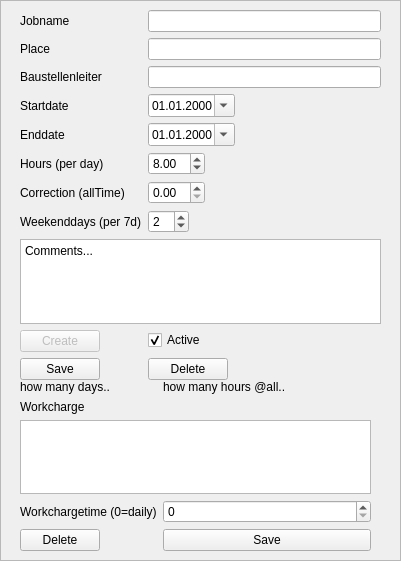
       <widget class="QFrame" name="frame_6">
        <property name="geometry">
         <rect>
          <x>510</x>
          <y>0</y>
          <width>401</width>
          <height>561</height>
         </rect>
        </property>
        <property name="frameShape">
         <enum>QFrame::StyledPanel</enum>
        </property>
        <property name="frameShadow">
         <enum>QFrame::Raised</enum>
        </property>
        <widget class="QWidget" name="formLayoutWidget">
         <property name="geometry">
          <rect>
           <x>20</x>
           <y>10</y>
           <width>361</width>
           <height>370</height>
          </rect>
         </property>
         <layout class="QFormLayout" name="formLayout">
          <property name="fieldGrowthPolicy">
           <enum>QFormLayout::ExpandingFieldsGrow</enum>
          </property>
          <property name="labelAlignment">
           <set>Qt::AlignLeading|Qt::AlignLeft|Qt::AlignVCenter</set>
          </property>
          <item row="0" column="0">
           <widget class="QLabel" name="label_5">
            <property name="text">
             <string>Jobname</string>
            </property>
           </widget>
          </item>
          <item row="0" column="1">
           <widget class="QLineEdit" name="jobname"/>
          </item>
          <item row="1" column="0">
           <widget class="QLabel" name="label_6">
            <property name="text">
             <string>Place</string>
            </property>
           </widget>
          </item>
          <item row="1" column="1">
           <widget class="QLineEdit" name="jobplace"/>
          </item>
          <item row="2" column="0">
           <widget class="QLabel" name="label_7">
            <property name="text">
             <string>Baustellenleiter</string>
            </property>
           </widget>
          </item>
          <item row="2" column="1">
           <widget class="QLineEdit" name="baustellenleiter"/>
          </item>
          <item row="3" column="0">
           <widget class="QLabel" name="label_13">
            <property name="text">
             <string>Startdate</string>
            </property>
           </widget>
          </item>
          <item row="3" column="1">
           <widget class="QDateEdit" name="startdate">
            <property name="displayFormat">
             <string>dd.MM.yyyy</string>
            </property>
            <property name="calendarPopup">
             <bool>true</bool>
            </property>
           </widget>
          </item>
          <item row="4" column="0">
           <widget class="QLabel" name="label_14">
            <property name="text">
             <string>Enddate</string>
            </property>
           </widget>
          </item>
          <item row="4" column="1">
           <widget class="QDateEdit" name="enddate">
            <property name="displayFormat">
             <string>dd.MM.yyyy</string>
            </property>
            <property name="calendarPopup">
             <bool>true</bool>
            </property>
           </widget>
          </item>
          <item row="5" column="0">
           <widget class="QLabel" name="label_9">
            <property name="text">
             <string>Hours (per day)</string>
            </property>
           </widget>
          </item>
          <item row="5" column="1">
           <widget class="QDoubleSpinBox" name="hours">
            <property name="maximum">
             <double>24.000000000000000</double>
            </property>
            <property name="value">
             <double>8.000000000000000</double>
            </property>
           </widget>
          </item>
          <item row="7" column="0">
           <widget class="QLabel" name="label_12">
            <property name="text">
             <string>Correction (allTime)</string>
            </property>
           </widget>
          </item>
          <item row="7" column="1">
           <widget class="QDoubleSpinBox" name="correctionHours"/>
          </item>
          <item row="8" column="0">
           <widget class="QLabel" name="label_11">
            <property name="text">
             <string>Weekenddays (per 7d)</string>
            </property>
           </widget>
          </item>
          <item row="8" column="1">
           <widget class="QSpinBox" name="weekendDays">
            <property name="value">
             <number>2</number>
            </property>
           </widget>
          </item>
          <item row="9" column="0" colspan="2">
           <widget class="QPlainTextEdit" name="jobComment">
            <property name="plainText">
             <string>Comments...</string>
            </property>
           </widget>
          </item>
          <item row="13" column="1">
           <widget class="QCheckBox" name="active">
            <property name="text">
             <string>Active</string>
            </property>
            <property name="checked">
             <bool>true</bool>
            </property>
           </widget>
          </item>
          <item row="15" column="1">
           <widget class="QPushButton" name="deleteJob">
            <property name="text">
             <string>Delete</string>
            </property>
           </widget>
          </item>
          <item row="15" column="0">
           <widget class="QPushButton" name="saveJob">
            <property name="text">
             <string>Save</string>
            </property>
           </widget>
          </item>
          <item row="13" column="0">
           <widget class="QPushButton" name="createJob">
            <property name="enabled">
             <bool>false</bool>
            </property>
            <property name="text">
             <string>Create</string>
            </property>
           </widget>
          </item>
         </layout>
        </widget>
        <widget class="QWidget" name="formLayoutWidget_9">
         <property name="geometry">
          <rect>
           <x>20</x>
           <y>380</y>
           <width>351</width>
           <height>171</height>
          </rect>
         </property>
         <layout class="QFormLayout" name="formLayout_9">
          <property name="labelAlignment">
           <set>Qt::AlignLeading|Qt::AlignLeft|Qt::AlignVCenter</set>
          </property>
          <item row="0" column="0">
           <widget class="QLabel" name="daysCalc">
            <property name="text">
             <string>how many days..</string>
            </property>
           </widget>
          </item>
          <item row="0" column="1">
           <widget class="QLabel" name="hoursCalc">
            <property name="text">
             <string>how many hours @all..</string>
            </property>
           </widget>
          </item>
          <item row="4" column="0">
           <widget class="QPushButton" name="deleteWorkSpese">
            <property name="text">
             <string>Delete</string>
            </property>
           </widget>
          </item>
          <item row="3" column="0">
           <widget class="QLabel" name="label_28">
            <property name="text">
             <string>Workchargetime (0=daily)</string>
            </property>
           </widget>
          </item>
          <item row="2" column="0" colspan="2">
           <widget class="QListWidget" name="workChargesList"/>
          </item>
          <item row="4" column="1">
           <widget class="QPushButton" name="wChargeSave">
            <property name="text">
             <string>Save</string>
            </property>
           </widget>
          </item>
          <item row="3" column="1">
           <widget class="QSpinBox" name="wChargeTimes"/>
          </item>
          <item row="1" column="0">
           <widget class="QLabel" name="label_29">
            <property name="text">
             <string>Workcharge</string>
            </property>
           </widget>
          </item>
         </layout>
        </widget>
       </widget>
